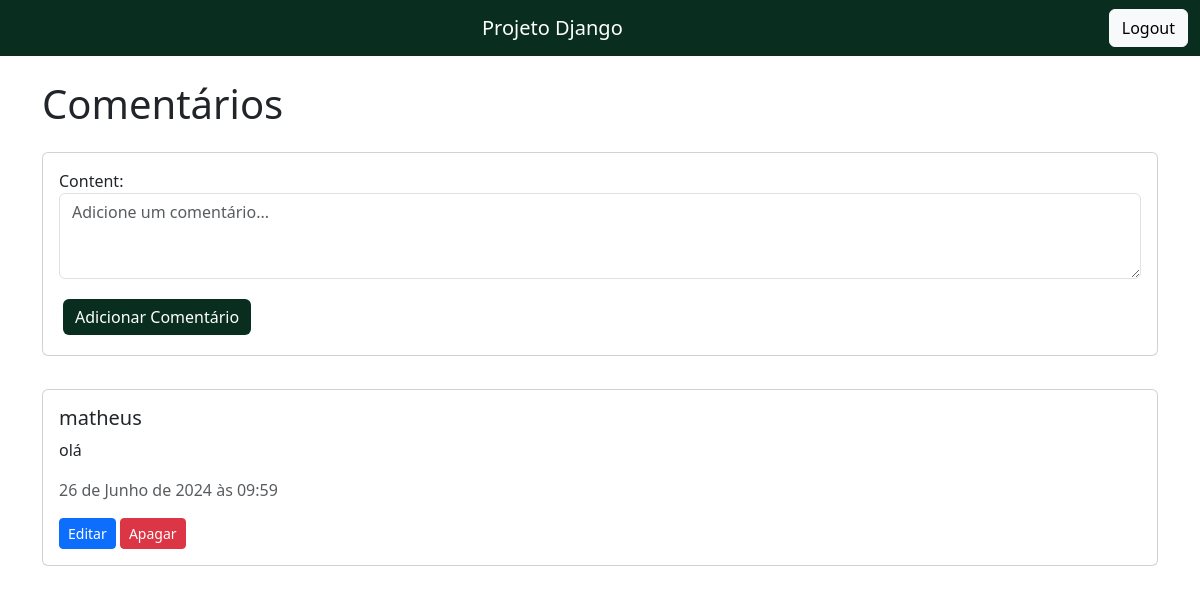
Page /comments/ (signed in) on the earlier database version.
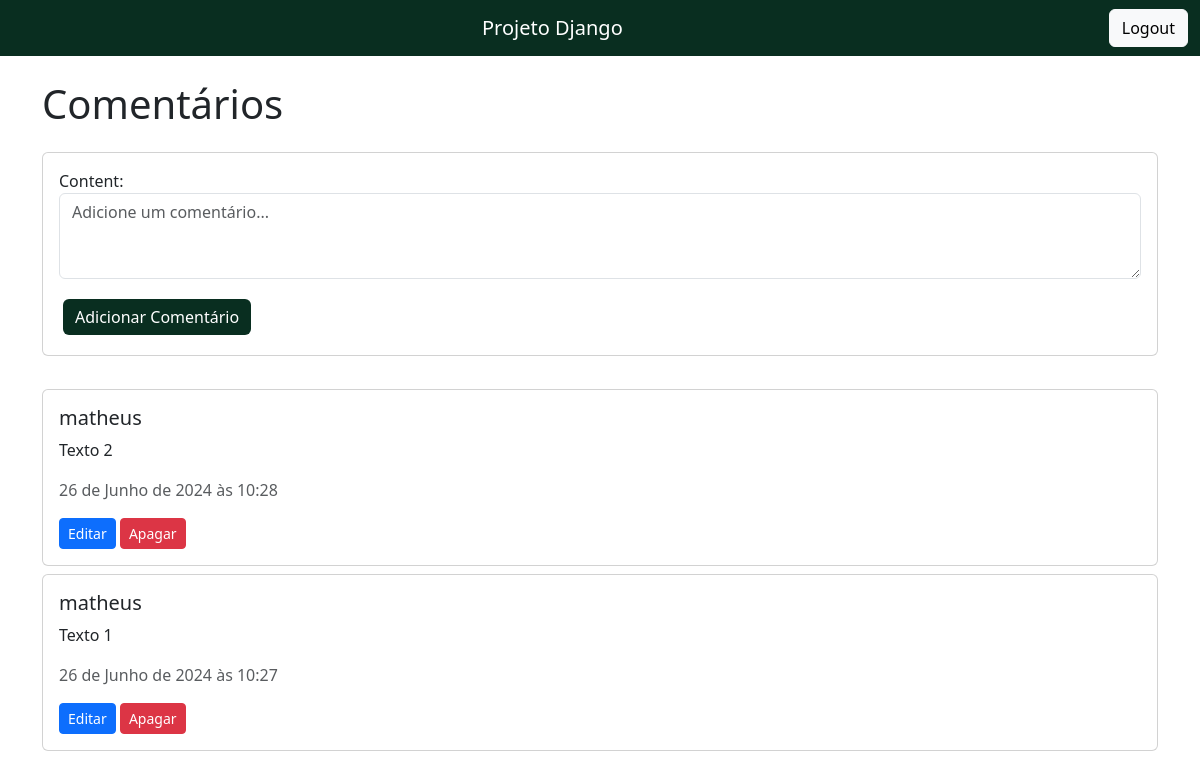
Same page on the later database version.
### core/models.py (models this page shows, shortened)
class Comment(models.Model):
    user = models.ForeignKey(User, on_delete=models.CASCADE)
    content = models.TextField()
    created_at = models.DateTimeField(auto_now_add=True)

### core/views.py (the view)
# urls.py: path('comments/', views.comments, name='comments'),
@login_required
def comments(request):
    if request.method == 'POST':
        form = CommentForm(request.POST)
        if form.is_valid():
            comment = form.save(commit=False)
            comment.user = request.user
            comment.save()
            return redirect('comments')
    else:
        form = CommentForm()
    comments = Comment.objects.all().order_by('-created_at')
    return render(request, 'comments.html', {'form': form, 'comments': comments})

### core/forms.py
class CommentForm(forms.ModelForm):
    class Meta:
        model = Comment
        fields = ['content']
        widgets = {
            'content': forms.Textarea(attrs={'class': 'form-control', 'rows': 3, 'placeholder': 'Adicione um comentário...'}),
        }

### core/templates/comments.html (shortened to what this page needs)
{% load static %}
<!DOCTYPE html>
<html lang="pt-br">
<head>
    <link href="https://cdn.jsdelivr.net/npm/bootstrap@5.3.3/dist/css/bootstrap.min.css" rel="stylesheet">
    <link rel="stylesheet" type="text/css" href="{% static 'css/styles.css' %}">
</head>
<body>
    <nav class="navbar navbar-expand-lg navbar-custom">
        <div class="container-fluid">
          <div class="navbar-brand">
            <a href="{% url 'index' %}" style="text-decoration: none; color: white;">Projeto Django</a>
          </div>
          <div class="collapse navbar-collapse justify-content-end" id="navbarNav">
            <ul class="navbar-nav">
                <form action="{% url 'logout' %}" method="post">
                    <button type="submit" class="btn btn-light">Logout</button>
                </form>
            </ul>
          </div>
        </div>
    </nav>
    <div class="container mt-4">
        <h1>Comentários</h1>
        <div class="card mt-4" style="margin-bottom:3%">
          <div class="card-body">
              <form method="post">
                  {{ form.as_p }}
                  <button type="submit" class="btn btn-success m-1 btn-custom-2">Adicionar Comentário</button>
              </form>
          </div>
      </div>
        <div class="comments">
            {% for comment in comments %}
                <div class="card mb-2">
                    <div class="card-body">
                        <h5 class="card-title">{{ comment.user.username }}</h5>
                        <p class="card-text">{{ comment.content }}</p>
                        <p class="text-muted">{{ comment.created_at }}</p>
                        {% if comment.user == request.user %}
                            <button class="btn btn-primary btn-sm" onclick="editComment({{ comment.id }})">Editar</button>
                            <form method="post" action="{% url 'delete_comment' comment.id %}" style="display: inline;">
                                <button type="submit" class="btn btn-danger btn-sm">Apagar</button>
                            </form>
                        {% endif %}
                    </div>
                </div>
            {% endfor %}
        </div>
    </div>
</body>
</html>

Differences in the rows shown:
removed Comment: user.username "matheus", content "olá", created_at "26 de Junho de 2024 às 09:59"
added Comment: user.username "matheus", content "Texto 2", created_at "26 de Junho de 2024 às 10:28"
added Comment: user.username "matheus", content "Texto 1", created_at "26 de Junho de 2024 às 10:27"
